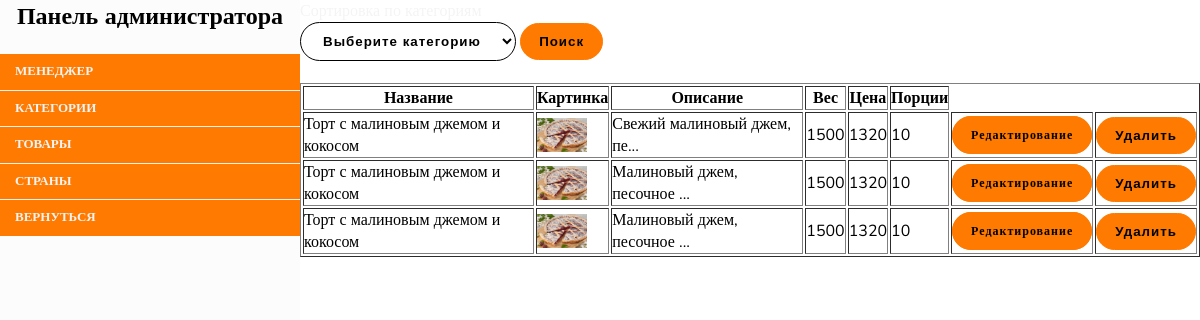
Screenshot of /products/index.php with the database file from the repository.
### tables this page shows
CREATE TABLE `products` (
  `id` int(11) NOT NULL,
  `category_id` int(11) DEFAULT NULL,
  `country_id` int(11) DEFAULT NULL,
  `name` varchar(50) DEFAULT NULL,
  `description` varchar(255) NOT NULL,
  `image` varchar(255) DEFAULT NULL,
  `numberOfServings` int(255) DEFAULT NULL,
  `weight` float DEFAULT NULL,
  `price` float DEFAULT NULL
);

### products/index.php (called while the page is built, shortened)
<?php
include $_SERVER['DOCUMENT_ROOT'] . '/bootstrap.php';
$products = $dataProd->getAllProducts();
include $_SERVER['DOCUMENT_ROOT'] . '/products/products.view.php';

### BD/Connect.php (called while the page is built, shortened)
<?php
class Connect
{
    public static function make($conn)
    {
        return new PDO(
            'mysql:host=' . $conn['host'] . ';dbname=' . $conn['dbname'],
            $conn['login'],
            $conn['password'],
            $conn['options']
        );
    }
}

### bootstrap.php (called while the page is built, shortened)
<?php
include $_SERVER['DOCUMENT_ROOT'] . '/BD/Connect.php';
include $_SERVER['DOCUMENT_ROOT'] . '/APP/Models/Product.php';
include $_SERVER['DOCUMENT_ROOT'] . '/APP/Models/ShowData.php';
$dataProd = new Product(Connect::make(CONN));

### APP/Models/Product.php (called while the page is built, shortened)
<?php
class Product
{
    protected $pdo;
    public function __construct(PDO $pdo)
    {
        $this->pdo = $pdo;
    }
    public function getAllProducts()
    {
        $stmt = $this->pdo->query('SELECT * FROM products ORDER BY category_id DESC');
        return $stmt->fetchAll();
    }
}

### APP/Models/ShowData.php (called while the page is built, shortened)
<?php
class ShowData
{
    public static function showText($data, $length = 25, $symbols = '...')
    {
        return mb_substr($data, 0, $length) . $symbols;
    }
}

### products/products.view.php (the view, shortened to what this page needs)
<?php
include $_SERVER['DOCUMENT_ROOT'] . '/templates/nav.admin.php';
?>
<div class="main">
    <form action="#" method="get" enctype="multipart/form-data">
        <div class="sort">
            <label style="color: #f4f4f4" class="text" for="category_id">Сортировка по категориям</label><br>
            <select class="t" name="filterCategory_id" id="category_id">
                <option value="" disabled selected>Выберите категорию</option>
            </select>
            <button class="subscribe" name="searchButton">Поиск</button>
        </div>
    </form>
    <br>
    <table border="1" class="<?= $_SESSION['danger'] ?? '' ?>">
        <tr>
            <th>Название</th>
            <th>Картинка</th>
            <th>Описание</th>
            <th>Вес</th>
            <th>Цена</th>
            <th>Порции</th>
        </tr>
        <?php foreach ($products as $product): ?>
            <tr>
                <td><?= $product->name ?></td>
                <td><img style="width: 50px;" src="/IMG/<?= $product->image ?>" alt="img"></td>
                <td><?= ShowData::showText($product->description) ?></td>
                <td><?= $product->weight ?></td>
                <td><?= $product->price ?></td>
                <td><?= $product->numberOfServings ?></td>
                <td><a style="font-size: 75%" class="subscribe" href="/products/edit.php?id=<?= $product->id ?>">Редактирование</a>
                </td>
                <td>
                    <form action="/products/deleteProduct.php" method="post">
                        <button class="subscribe" name="delete"
                                onclick="return confirm('Вы действительно хотите удалить товар?');">
                            Удалить
                        </button>
                    </form>
                </td>
            </tr>
        <?php endforeach; ?>
    </table>
</div>

### CSS/navAdmin.css (style rules this page uses)
* { padding: 0; margin: 0; }
.t { text-align: center; justify-content: center; background: #fff; outline: none; font-weight: bold; padding: 10px 18px; border-radius: 25px; border: 1px solid black; letter-spacing: 1px; }
.subscribe { background: #FF7A00; outline: none; font-weight: bold; padding: 10px 18px; border-radius: 25px; border: 1px solid #FF7A00; letter-spacing: 1px; text-decoration: none; color: black; }
table { background-color: rgba(255, 255, 255, 0.71); }

### rows the page displays
products: name "Торт с малиновым джемом и кокосом", image (picture), description "Свежий малиновый джем, пе...", weight "1500", price "1320", numberOfServings "10"
products: name "Торт с малиновым джемом и кокосом", image (picture), description "Малиновый джем, песочное ...", weight "1500", price "1320", numberOfServings "10"
products: name "Торт с малиновым джемом и кокосом", image (picture), description "Малиновый джем, песочное ...", weight "1500", price "1320", numberOfServings "10"
